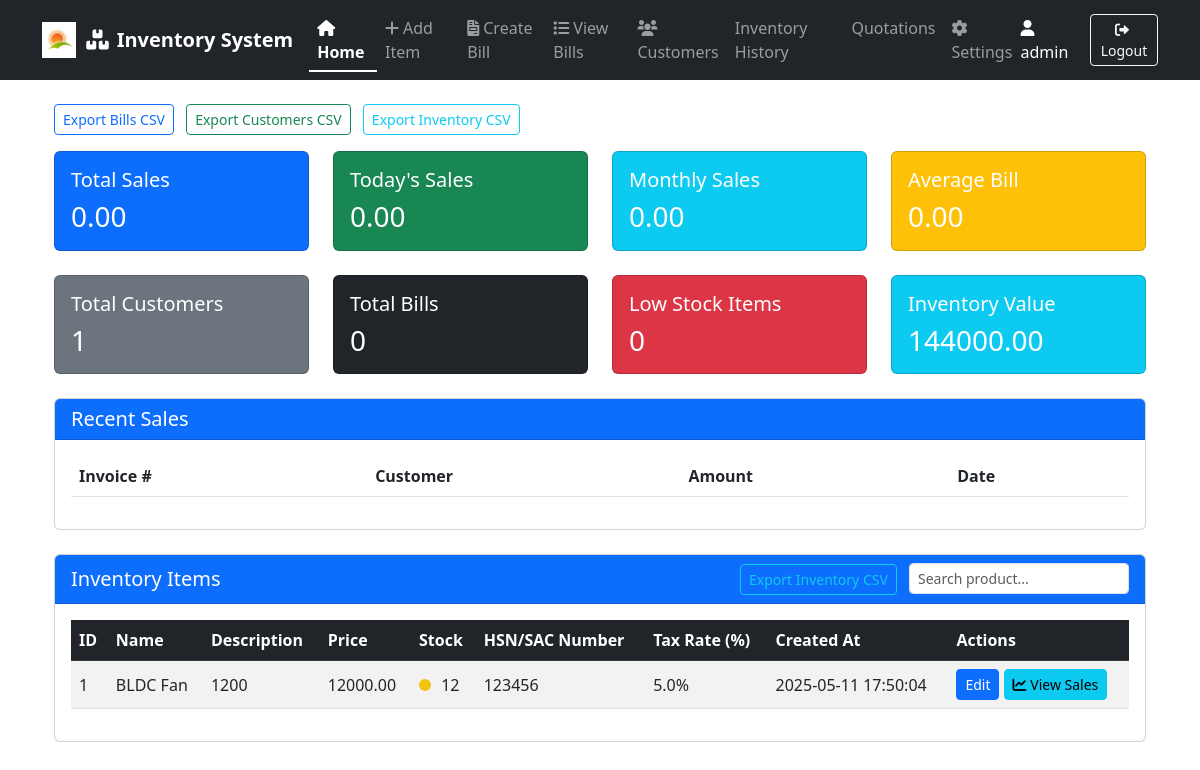
Page / (signed in) on the earlier database version.
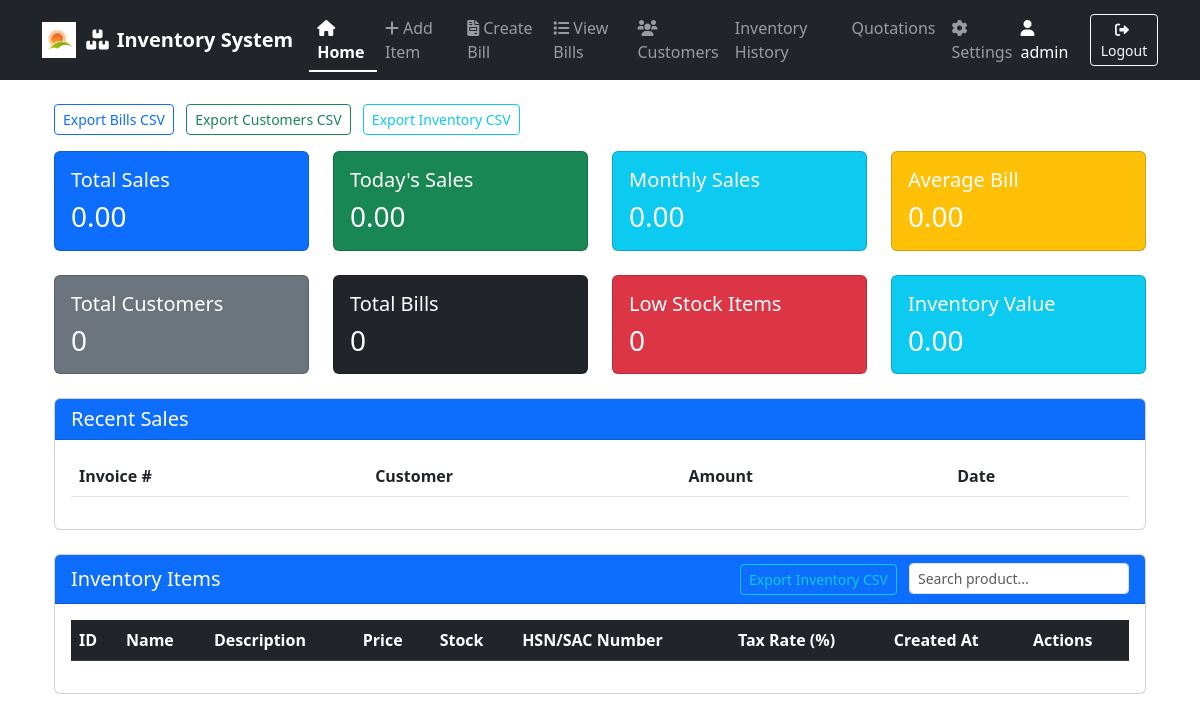
Same page on the later database version.
### app.py (models this page shows)
class Item(db.Model):
    id = db.Column(db.Integer, primary_key=True)
    name = db.Column(db.String(100), nullable=False)
    description = db.Column(db.String(200))
    price = db.Column(db.Float, nullable=False)
    stock = db.Column(db.Integer, nullable=False)
    hsn_sac_number = db.Column(db.String(20), nullable=True)  # HSN/SAC number
    tax_rate = db.Column(db.Float, nullable=True, default=0.0)  # percent
    created_at = db.Column(db.DateTime, default=datetime.utcnow)

### app.py (the view)
@app.route('/')
def index():
    if not current_user.is_authenticated:
        return redirect(url_for('login'))
    items = Item.query.all()
    total_sales = db.session.query(db.func.sum(Bill.total_amount)).scalar() or 0
    total_customers = Customer.query.count()
    total_items = len(items)
    total_inventory_value = sum(item.price * item.stock for item in items)
    recent_bills = Bill.query.order_by(Bill.created_at.desc()).limit(5).all()
    today = datetime.now().date()
    today_sales = db.session.query(db.func.sum(Bill.total_amount)).filter(
        db.func.date(Bill.created_at) == today
    ).scalar() or 0
    current_month = datetime.now().month
    current_year = datetime.now().year
    monthly_sales = db.session.query(db.func.sum(Bill.total_amount)).filter(
        db.extract('month', Bill.created_at) == current_month,
        db.extract('year', Bill.created_at) == current_year
    ).scalar() or 0
    low_stock_items = Item.query.filter(Item.stock < 10).count()
    avg_bill_amount = db.session.query(db.func.avg(Bill.total_amount)).scalar() or 0
    total_bills = Bill.query.count()
    return render_template('index.html',
                         items=items,
                         total_sales=total_sales,
                         total_customers=total_customers,
                         total_items=total_items,
                         total_inventory_value=total_inventory_value,
                         recent_bills=recent_bills,
                         today_sales=today_sales,
                         monthly_sales=monthly_sales,
                         low_stock_items=low_stock_items,
                         avg_bill_amount=avg_bill_amount,
                         total_bills=total_bills)

### app.py (called while the page is built)
@login_manager.user_loader
def load_user(user_id):
    return User.query.get(int(user_id))

### templates/index.html (shortened to what the changed rows need)
{% extends "base.html" %}
{% block content %}
<div class="container-fluid">
    <div class="row mb-4">
        <div class="col-md-3">
            <div class="card bg-secondary text-white">
                <div class="card-body">
                    <h5 class="card-title">Total Customers</h5>
                    <h3 class="card-text">{{ total_customers }}</h3>
                </div>
            </div>
        </div>
        <div class="col-md-3">
            <div class="card bg-info text-white">
                <div class="card-body">
                    <h5 class="card-title">Inventory Value</h5>
                    <h3 class="card-text">{{ "%.2f"|format(total_inventory_value) }}</h3>
                </div>
            </div>
        </div>
    </div>
    <div class="row mb-4">
        <div class="col-12">
            <div class="card">
                <div class="card-body">
                    <div class="table-responsive">
                        <table class="table table-striped">
                            <thead>
                                <tr>
                                    <th>Invoice #</th>
                                    <th>Customer</th>
                                    <th>Amount</th>
                                    <th>Date</th>
                                </tr>
                            </thead>
                        </table>
                    </div>
                </div>
            </div>
        </div>
    </div>
    <div class="row">
        <div class="col-12">
            <div class="card">
                <div class="card-body">
                    <div class="table-responsive">
                        <table class="table table-striped table-hover align-middle" id="inventory-table">
                            <thead class="table-dark">
                                <tr>
                                    <th>ID</th>
                                    <th>Name</th>
                                    <th>Description</th>
                                    <th>Price</th>
                                    <th>Stock</th>
                                    <th>HSN/SAC Number</th>
                                    <th>Tax Rate (%)</th>
                                    <th>Created At</th>
                                    <th>Actions</th>
                                </tr>
                            </thead>
                            <tbody>
                                {% for item in items %}
                                <tr>
                                    <td>{{ item.id }}</td>
                                    <td>{{ item.name }}</td>
                                    <td>{{ item.description }}</td>
                                    <td>{{ "%.2f"|format(item.price) }}</td>
                                    <td>
                                        {% if item.stock < 10 %}
                                            <span style="height: 12px; width: 12px; background-color: #e74c3c; border-radius: 50%; display: inline-block; margin-right: 6px;" title="Low Stock"></span>
                                        {% elif item.stock <= 20 %}
                                            <span style="height: 12px; width: 12px; background-color: #f1c40f; border-radius: 50%; display: inline-block; margin-right: 6px;" title="Medium Stock"></span>
                                        {% else %}
                                            <span style="height: 12px; width: 12px; background-color: #27ae60; border-radius: 50%; display: inline-block; margin-right: 6px;" title="High Stock"></span>
                                        {% endif %}
                                        {{ item.stock }}
                                    </td>
                                    <td>{{ item.hsn_sac_number or '' }}</td>
                                    <td>{{ item.tax_rate or 0 }}%</td>
                                    <td>{{ item.created_at.strftime('%Y-%m-%d %H:%M:%S') }}</td>
                                    <td>
                                        <a href="{{ url_for('edit_item', id=item.id) }}" class="btn btn-primary btn-sm">Edit</a>
                                        <button type="button" class="btn btn-info btn-sm" onclick="viewProductSales({{ item.id }}, '{{ item.name }}')">
                                            <i class="fas fa-chart-line"></i> View Sales
                                        </button>
                                    </td>
                                </tr>
                                {% endfor %}
                            </tbody>
                        </table>
                    </div>
                </div>
            </div>
        </div>
    </div>
</div>
{% endblock %}

Differences in the rows shown:
removed Item: id "1", name "BLDC Fan", description "1200", price "12000.00", stock "12", hsn_sac_number "123456", tax_rate "5.0", created_at "2025-05-11 17:50:04"
Other differences:
{{ total_customers }}: "1" → "0"
{{ "%.2f"|format(total_inventory_value) }}: "144000.00" → "0.00"
